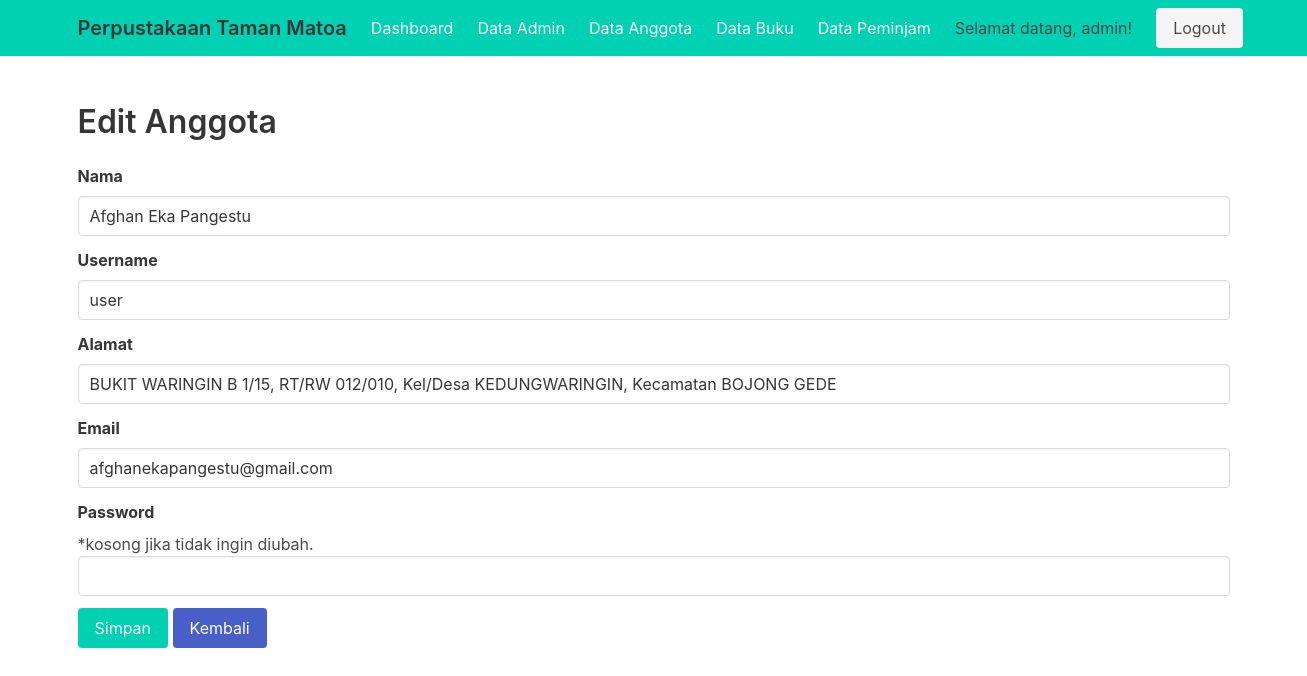
Page /edit_anggota.php?id=12 (signed in) on the committed database.
### tables this page shows
CREATE TABLE `anggota` (
  `id` int NOT NULL,
  `username` varchar(100) NOT NULL,
  `password` varchar(255) NOT NULL,
  `nama` varchar(100) NOT NULL,
  `alamat` varchar(255) NOT NULL,
  `email` varchar(100) NOT NULL,
  `role` varchar(50) DEFAULT NULL
);

### edit_anggota.php (the view, shortened to what this page needs)
<?php
include 'koneksi.php';
if (isset($_GET['id'])) {
  $id = $_GET['id'];
  $query = "SELECT * FROM anggota WHERE id = '$id'";
  $result = mysqli_query($conn, $query);
  if (mysqli_num_rows($result) > 0) {
    $row = mysqli_fetch_assoc($result);
    $nama = $row['nama'];
    $username = $row['username'];
    $alamat = $row['alamat'];
    $email = $row['email'];
  } else {
    header("Location: data_anggota.php");
    exit();
  }
} else {
  header("Location: data_anggota.php");
  exit();
}
?>
<?php include 'header.php'; ?>
<section class="section">
  <div class="container">
    <h1 class="title">Edit Anggota</h1>
    <form action="<?php echo $_SERVER['PHP_SELF'] . '?id=' . $id; ?>" method="POST">
      <div class="field">
        <label class="label">Nama</label>
        <div class="control">
          <input class="input" type="text" name="nama" value="<?php echo $nama; ?>" required>
        </div>
      </div>
      <div class="field">
        <label class="label">Username</label>
        <div class="control">
          <input class="input" type="text" name="username" value="<?php echo $username; ?>" required>
        </div>
      </div>
      <div class="field">
        <label class="label">Alamat</label>
        <div class="control">
          <input class="input" type="text" name="alamat" value="<?php echo $alamat; ?>" required>
        </div>
      </div>
      <div class="field">
        <label class="label">Email</label>
        <div class="control">
          <input class="input" type="email" name="email" value="<?php echo $email; ?>" required>
        </div>
      </div>
      <div class="field">
        <label class="label">Password</label>
        <p>*kosong jika tidak ingin diubah.</p>
        <div class="control">
          <input class="input" type="password" name="password">
        </div>
      </div>
      <div class="field">
        <div class="control">
          <button class="button is-primary" type="submit">Simpan</button>
          <a class="button is-link" href="data_anggota.php">Kembali</a>
        </div>
      </div>
    </form>
  </div>
</section>

### rows in the picture
anggota: nama "Afghan Eka Pangestu", username "user", alamat "BUKIT WARINGIN B 1/15, RT/RW 012/010, Kel/Desa KEDUNGWARINGIN, Kecamatan BOJONG GEDE", email "afghanekapangestu@gmail.com"

### other values in the picture
$_SESSION['username'] "admin"
